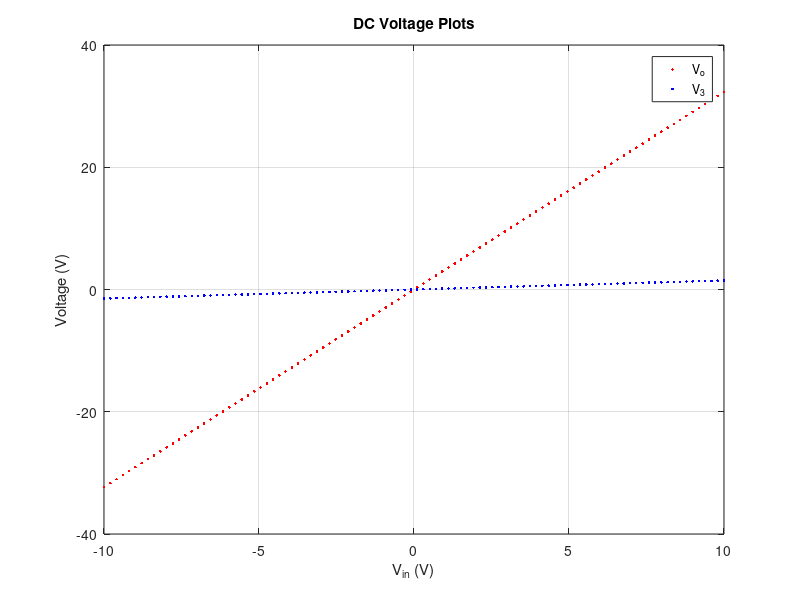
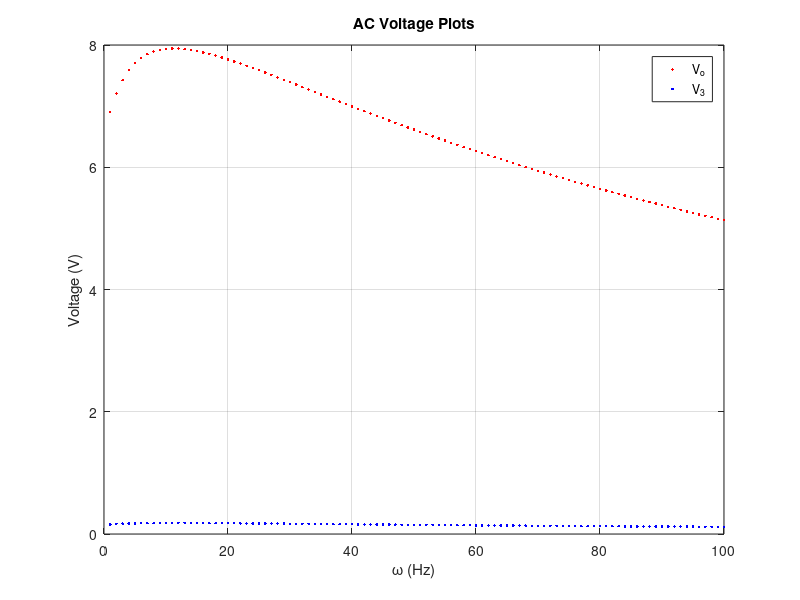

Source code (MATLAB) for these figures, in order: (Note: this script raises an error after producing the figures.)
% PA 7 for ELEC 4700

close all
clear 
clc

% v = i*r;
% i = c*dv/dt;
% V = ldi*dt;

% Circuit Components
r1 = 1;
g1 = 1/r1;
r2 = 2;
g2 = 1/r2;
r3 = 22; % Obtained with Assigment 3 code
g3 = 1/r3;
r4 = 0.1;
g4 = 1/r4;
ro = 1000;
go = 1/ro;

c = 0.25;
L = 0.2;
a = 100;
vin = 1;

% eq1: derivative(v1-v2)/dt*C + (v1-v2)*g1 + Is = 0;
% eq2: v1 = vin;
% eq3: derivative(v2-v1)/dt*C + (v2-v1)*g1 + v2*g2 + Il = 0;
% eq4: v3*g3 - Il = 0;
% eq5: i3 = v3*v4;
% eq6: (v4-v5)*g4 + i3 = 0;
% eq7: (v5-v4)*g4 + v5*g0 = 0; 
% eq8: v3-v2 = L*dIl/dt;

% creating matrices
X = ['v1';'v2';'Is';'v3';'i3';'v4';'v5';'Il'];

G = [g1,-g1,1,0,0,0,0,0;
    1,0,0,0,0,0,0,0;
    -g1,g1+g2,0,0,0,0,0,1;
    0,0,0,g3,0,0,0,-1;
    0,0,0,0,1,0,0,0;
    0,0,0,0,1,g4,-g4,0;
    0,0,0,0,0,-g4,g4+go,0;
    0,-1,0,1,0,0,0,0];
    
C = [c,-c,0,0,0,0,0,0;
    0,0,0,0,0,0,0,0;
    -c,c,0,0,0,0,0,0;
    0,0,0,0,0,0,0,0;
    0,0,0,0,0,0,0,0;
    0,0,0,0,0,0,0,0;
    0,0,0,0,0,0,0,0;
    0,0,0,0,0,0,0,L];

% F = [0,vin,0,0,0,0,0];
F = zeros(1,length(X));
F(1,2) = vin;

% CdV/dt + GV = F
% (G + jwC)X = F(w)
% F(w) = 1
w = pi;
H = G+1j*w*C;
X = H\F.';

% DC sweep
w = 0;
vin = linspace(-10,10,100);

for v = vin
    H = G+1j*w*C;
    F = zeros(1,length(X));
    F(1,2) = v;
    
    X0 = H\F.';
    v3 = 5*X0(8,:);
    vo = 5*X0(4,:);

    figure(1)
    plot(v,vo,'r.')
    hold on
    grid on
    plot(v,v3,'b.')
    legend('V_o','V_3')
    title('DC Voltage Plots')
    xlabel('V_{in} (V)'),ylabel('Voltage (V)')
end

% AC sweep
vin = 1;
F(1,2) = vin;
w = 1:1:100;
F(1,2) = vin;

for w0 = w
    
    H = G+w0*C;
    X0 = H\F.';
    v3 = 5*X0(8,:);
    vo = 10*X0(4,:);
    
    figure(2) 
    plot(w0,vo,'r.')
    hold on
    grid on
    plot(w0,v3,'b.')
    legend('V_o','V_3')
    title('AC Voltage Plots')
    xlabel('{\omega} (Hz)'),ylabel('Voltage (V)')
end

% Capacitance Sweeps
n = 1000;
mu = 0.25;
sigma = 0.05;
c0 = zeros(1,n);
gain = zeros(1,n);
w0 = pi;
vin = 1;

for k = 1:n
    c0(k) = normrnd(mu,sigma);
    C = [c0(k),-c0(k),0,0,0,0,0,0;
    0,0,0,0,0,0,0,0;
    -c0(k),c0(k),0,0,0,0,0,0;
    0,0,0,0,0,0,0,0;
    0,0,0,0,0,0,0,0;
    0,0,0,0,0,0,0,0;
    0,0,0,0,0,0,0,0;
    0,0,0,0,0,0,0,L];

    figure(3)
    histogram(c0,20)
    title('Capacitance Distribution')
    xlabel('C'),ylabel('Count')
    
    H = G+w0*c0(k);
    X1 = F/H;
    vo(k) = X1(:,7);
    gain(k) = vo(k)/vin;

    figure(4) 
    histogram(gain,20)
    title('Voltage Gain Distribution')
    xlabel('V_o/V_{in}'),ylabel('Count')    
end

